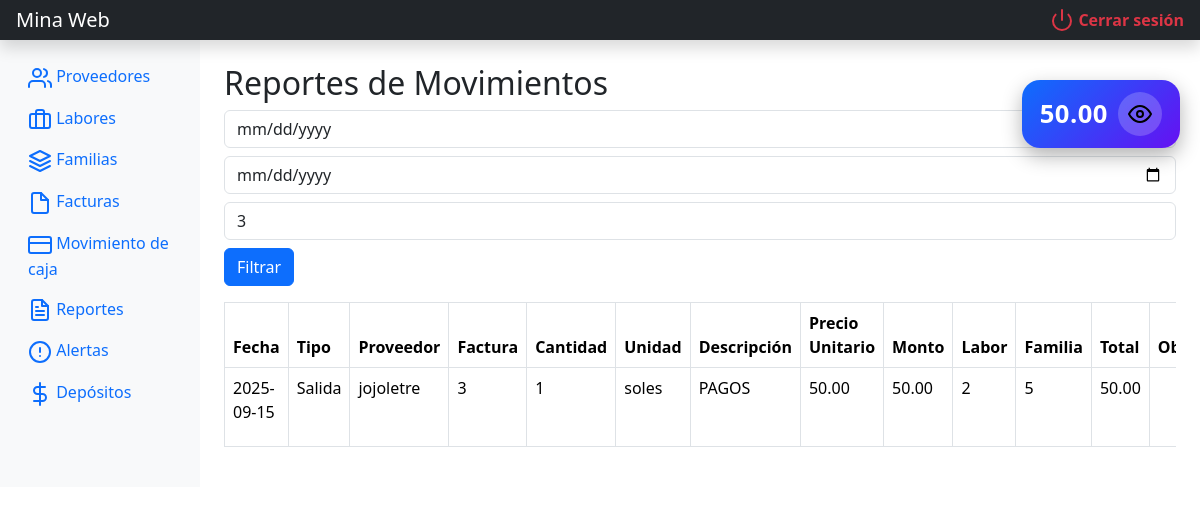
Screenshot of /mina_web/reportes.php?buscar=3 (signed in) with the database file from the repository.
### tables this page shows
CREATE TABLE `detallemov` (
  `id_detallemov` int(11) NOT NULL,
  `cantidad` int(11) NOT NULL,
  `producto` varchar(100) NOT NULL,
  `precio_unitario` decimal(10,2) NOT NULL,
  `unidad` varchar(50) DEFAULT NULL,
  `subtotal` decimal(10,2) NOT NULL,
  `IGVMonto` decimal(5,2) DEFAULT NULL,
  `Total` decimal(10,2) NOT NULL,
  `id_mov_MovCaja` int(11) DEFAULT NULL,
  `id_Familia_Familia` int(11) DEFAULT NULL
);

CREATE TABLE `movcaja` (
  `id_mov` int(11) NOT NULL,
  `fecha` date NOT NULL,
  `factura` varchar(50) DEFAULT NULL,
  `monto` decimal(10,2) NOT NULL,
  `saldo` decimal(10,2) DEFAULT NULL,
  `IGV` decimal(5,2) DEFAULT NULL,
  `tipo_entrada_salida` enum('Entrada','Salida') NOT NULL,
  `observacion` text DEFAULT NULL,
  `id_reporte_reporte` int(11) DEFAULT NULL,
  `id_proveedor_proveedor` int(11) DEFAULT NULL,
  `id_labor_Labor` int(11) DEFAULT NULL,
  `id_Familia_Familia` int(11) DEFAULT NULL
);

CREATE TABLE `proveedor` (
  `id_proveedor` int(11) NOT NULL,
  `nombre` varchar(100) NOT NULL,
  `RUC` bigint(20) NOT NULL
);

### mina_web/reportes.php (the view, shortened to what this page needs)
<?php
include 'includes/db.php';
include 'includes/header.php';
$fecha_inicio = $_GET['fecha_inicio'] ?? '';
$fecha_fin = $_GET['fecha_fin'] ?? '';
$buscar = $_GET['buscar'] ?? '';
$sql = "SELECT m.*, p.nombre as proveedor
        FROM movcaja m
        LEFT JOIN proveedor p ON p.id_proveedor = m.id_proveedor_proveedor
        WHERE 1 ";
$params = [];
if($buscar){
    $sql .= " AND (m.factura LIKE ? OR p.nombre LIKE ?) ";
    $params[] = "%$buscar%";
    $params[] = "%$buscar%";
}
$sql .= " ORDER BY m.fecha DESC, m.id_mov DESC";
$movimientos = $pdo->prepare($sql);
$movimientos->execute($params);
$movimientos = $movimientos->fetchAll(PDO::FETCH_ASSOC);
$saldo_actual = $pdo->query("SELECT saldo FROM movcaja ORDER BY id_mov DESC LIMIT 1")->fetchColumn();
?>
<h1 class="h2">Reportes de Movimientos</h1>
<form method="get" class="mb-3 d-flex flex-wrap gap-2">
    <input type="date" name="fecha_inicio" class="form-control" value="<?= htmlspecialchars($fecha_inicio) ?>">
    <input type="date" name="fecha_fin" class="form-control" value="<?= htmlspecialchars($fecha_fin) ?>">
    <input type="text" name="buscar" class="form-control" placeholder="Factura o Proveedor" value="<?= htmlspecialchars($buscar) ?>">
    <button class="btn btn-primary">Filtrar</button>
</form>
<div id="saldoCaja" class="mb-3">
    <div id="valorSaldo"><?= number_format($saldo_actual,2) ?></div>
    <button id="toggleSaldo"><i data-feather="eye"></i></button>
</div>
<div class="table-responsive">
<table class="table table-bordered" id="tablaReportes">
    <thead>
        <tr>
            <th>Fecha</th>
            <th>Tipo</th>
            <th>Proveedor</th>
            <th>Factura</th>
            <th>Cantidad</th>
            <th>Unidad</th>
            <th>Descripción</th>
            <th>Precio Unitario</th>
            <th>Monto</th>
            <th>Labor</th>
            <th>Familia</th>
            <th>Total</th>
            <th>Observaciones</th>
        </tr>
    </thead>
    <tbody>
        <?php
        foreach($movimientos as $mov):
            $detalles = [];
            if($mov['tipo_entrada_salida'] === 'Salida'){
                $stmtDet = $pdo->prepare("SELECT * FROM detallemov WHERE id_mov_MovCaja=?");
                $stmtDet->execute([$mov['id_mov']]);
                $detalles = $stmtDet->fetchAll(PDO::FETCH_ASSOC);
            }
        ?>
            <?php if($mov['tipo_entrada_salida']==='Entrada'): ?>
                <tr data-id="<?= $mov['id_mov'] ?>" class="entrada-row" style="background-color:#e6f7e6;">
                    <td class="fechaCell"><?= $mov['fecha'] ?></td>
                    <td class="tipoCell"><?= $mov['tipo_entrada_salida'] ?></td>
                    <td class="proveedorCell"><?= htmlspecialchars($mov['proveedor']) ?></td>
                    <td class="facturaCell"><?= htmlspecialchars($mov['factura']) ?></td>
                    <td class="cantidadCell">-</td>
                    <td class="unidadCell">-</td>
                    <td class="descripcionCell">-</td>
                    <td class="precioUnitCell">-</td>
                    <td class="montoCell"><?= number_format($mov['monto'],2) ?></td>
                    <td class="laborCell"><?= $mov['id_labor_Labor'] ?></td>
                    <td class="familiaCell"><?= $mov['id_Familia_Familia'] ?? '' ?></td>
                    <td class="totalCell"><?= number_format($mov['monto'],2) ?></td>
                    <td class="observacionCell"><?= htmlspecialchars($mov['observacion']) ?></td>
                    <td>
                        <button class="btn btn-sm btn-info btnEditar">Editar</button>
                        <button class="btn btn-sm btn-danger btnEliminar">Eliminar</button>
                    </td>
                </tr>
            <?php else: ?>
                <?php foreach($detalles as $det): ?>
                <tr data-id="<?= $mov['id_mov'] ?>" class="salida-row">
                    <td class="fechaCell"><?= $mov['fecha'] ?></td>
                    <td class="tipoCell"><?= $mov['tipo_entrada_salida'] ?></td>
                    <td class="proveedorCell"><?= htmlspecialchars($mov['proveedor']) ?></td>
                    <td class="facturaCell"><?= htmlspecialchars($mov['factura']) ?></td>
                    <td class="cantidadCell"><?= $det['cantidad'] ?></td>
                    <td class="unidadCell"><?= htmlspecialchars($det['unidad']) ?></td>
                    <td class="descripcionCell"><?= htmlspecialchars($det['producto']) ?></td>
                    <td class="precioUnitCell"><?= number_format($det['precio_unitario'],2) ?></td>
                    <td class="montoCell"><?= number_format($det['Total'],2) ?></td>
                    <td class="laborCell"><?= $mov['id_labor_Labor'] ?></td>
                    <td class="familiaCell"><?= $det['id_Familia_Familia'] ?></td>
                    <td class="totalCell"><?= number_format($det['Total'],2) ?></td>
                    <td class="observacionCell"><?= htmlspecialchars($mov['observacion']) ?></td>
                </tr>
                <?php endforeach; ?>
            <?php endif; ?>
        <?php endforeach; ?>
    </tbody>
</table>
</div>
<?php include 'includes/footer.php'; ?>

### mina_web/assets/css/styles.css (style rules this page uses)
#saldoCaja { position: fixed; top: 80px; right: 20px; background: linear-gradient(135deg, #0d6efd, #6610f2); color: white; padding: 12px 18px; border-radius: 18px; box-shadow: 0 8px 20px rgba(0,0,0,0.3); display: flex; align-items: center; font-family: 'Segoe UI', Tahoma, Geneva, Verdana, sans-serif; z-index: 2000; opacity: 1; transform: translateY(0); transition: opacity 0.4s ease, transform 0.4s ease; }
#valorSaldo { font-size: 1.6rem; font-weight: 700; margin-right: 10px; letter-spacing: 0.5px; }
#toggleSaldo { background-color: rgba(255,255,255,0.2); border: none; border-radius: 50%; width: 44px; height: 44px; display: flex; align-items: center; justify-content: center; cursor: pointer; transition: all 0.3s ease; }

### rows the page displays
detallemov: id_mov_MovCaja.fecha "2025-09-15", id_mov_MovCaja.tipo_entrada_salida "Salida", id_mov_MovCaja.factura "3", cantidad "1", unidad "soles", producto "PAGOS", precio_unitario "50.00", Total "50.00", id_mov_MovCaja.id_labor_Labor "2", id_Familia_Familia "5"
proveedor: nombre "jojoletre"

### other values shown
$item['label'] "Proveedores"
$item['label'] "Labores"
$item['label'] "Familias"
$item['label'] "Facturas"
$item['label'] "Movimiento de caja"
$item['label'] "Reportes"
$item['label'] "Alertas"
$item['label'] "Depósitos"
$saldo_actual "50.00"
